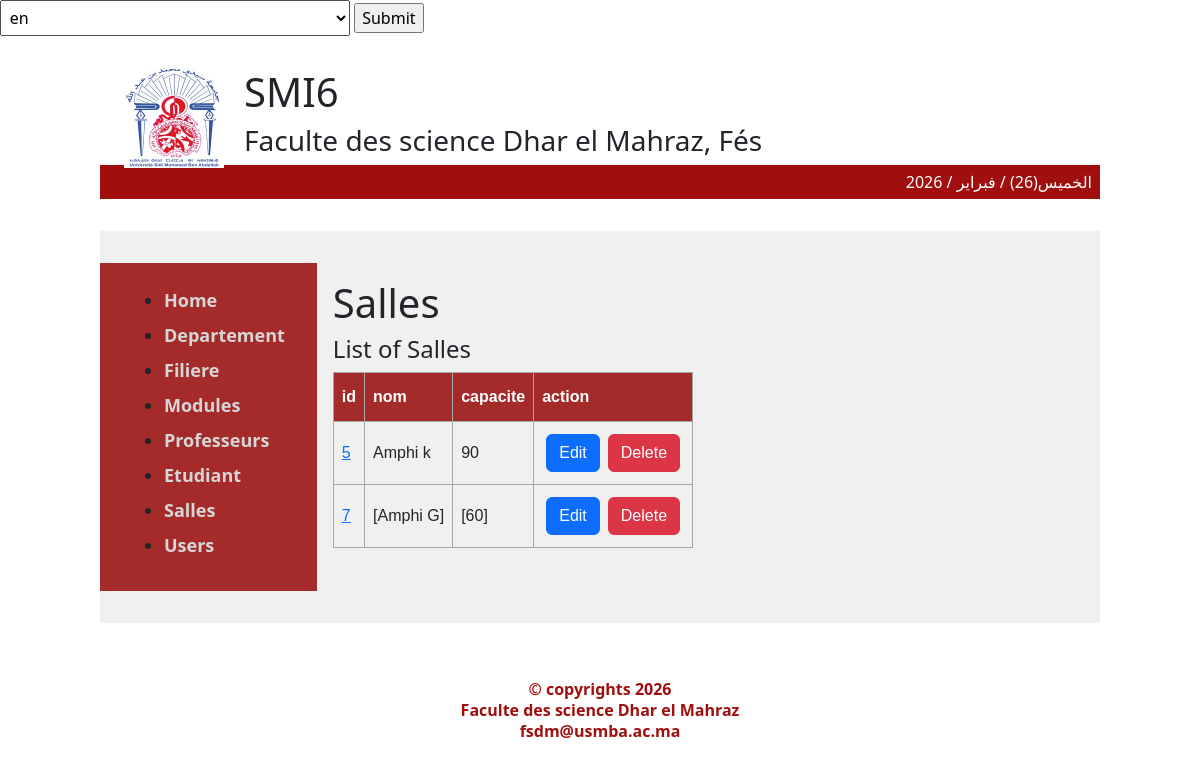
/index.php?action=salles, run on the app's committed database.
### tables this page shows
CREATE TABLE `salles` (
  `id` int(11) NOT NULL,
  `nom` varchar(255) NOT NULL,
  `capacite` varchar(255) NOT NULL
);

### controllers/Controller.php (called while the page is built, shortened)
<?php
require './models/model.php';
function sallesAction()
{
    $table = 'salles';
    $data = getAll($table);
    include './views/salles.php';
}

### index.php (called while the page is built)
<?php
try {
    require("./controllers/Controller.php");
    $action = $_GET['action'] ?? 'index';
    $action .= "Action";
    $action();
} catch (Exception $e) {
    echo "Error " . $e->getMessage();
}

### models/model.php (called while the page is built, shortened)
<?php
function connect()
{
    $username = 'root';
    $password = '';
    $db = 'mysql:host=localhost;dbname=smi2024';
    return new PDO($db, $username, $password);
}
function getAll($table)
{
    $sql = "select * from $table";
    $var = connect()->prepare($sql);
    $var->execute();
    return $var->fetchAll(PDO::FETCH_OBJ);
}

### views/salles.php (the view)
<?php include 'header-footer-side/header.php';
include './configs/init.php'; ?>
<body>
    <section class="break-to-two">
        <div class="break-to-two">
            <div class="side">
                <?php include 'header-footer-side/side.php'; ?>
            </div>
            <div class="main-content">
                <h1>Salles</h1>
                <h4>List of Salles</h4>
                <table id="table">
                    <thead>
                        <tr>
                            <th>id</th>
                            <th>nom</th>
                            <th>capacite</th>
                            <th>action</th>
                        </tr>
                    </thead>
                    <?php foreach ($data as $salle) : ?>
                        <tbody>
                            <tr>
                                <td><a href="index.php?action=details&id=<?= htmlspecialchars($salle->id) ?>&table=salles"><?= $salle->id ?></a></td>
                                <td><?= $salle->nom ?></td>
                                <td><?= $salle->capacite ?></td>
                                <td>
                                    <div style="display: flex;">
                                        <form action="index.php?action=modifie&id=<?= $salle->id; ?>&table=salles" method="post">
                                            <input type="submit" value="Edit" class="btn btn-primary m-1">
                                        </form>
                                        <form action="index.php?action=delete&id=<?= $salle->id; ?>&table=salles" method="post">
                                            <input type="submit" value="Delete" class="btn btn-danger m-1">
                                        </form>
                                    </div>
                                </td>
                            </tr>
                        </tbody>
                    <?php endforeach; ?>
                </table>
            </div>
    </section>
</body>
</html>
<?php include 'header-footer-side/footer.php'; ?>

### assets/css/style.css (style rules this page uses)
body { box-sizing: border-box; margin: 0; padding: 0 0.5rem; font-family: "Inconsolata", monospace; font-optical-sizing: auto; font-weight: weight; font-style: normal; font-variation-settings: "wdth" 100; margin: 0; padding: 0; }
section { max-width: 1000px; margin: auto; }
.break-to-two { display: flex; justify-content: flex-start; background-color: rgb(240, 240, 240); height: fit-content; padding: 1rem 0; width: 1000px; margin-left: auto; margin-right: auto; }
.side { background-color: brown; padding: 1rem; height: fit-content; }
.main-content { background-color: rgb(240, 240, 240); padding: 1rem; height: fit-content; }
table, tr, th, td { border: 1px solid black; border-collapse: collapse; padding: 0.5rem; font-size: 1rem; overflow-x: auto; }
#table { font-family: Arial, Helvetica, sans-serif; border-collapse: collapse; width: 100%; }
#table td, #table th { border: 1px solid #a7a7a7; padding: 8px; }
#table th { padding-top: 12px; padding-bottom: 12px; text-align: left; background-color: brown; color: white; }

### data on the page
salles: id "5", nom "Amphi k", capacite "90"
salles: id "7", nom "[Amphi G]", capacite "[60]"

### other printed values
displayDate($lang) "الخميس(26) / فبراير / 2026"
